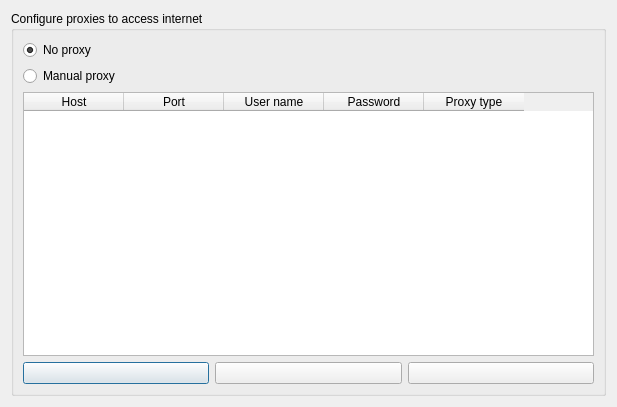
<?xml version="1.0" encoding="UTF-8"?>
<ui version="4.0">
 <class>proxy_settings</class>
 <widget class="QDialog" name="proxy_settings">
  <property name="geometry">
   <rect>
    <x>0</x>
    <y>0</y>
    <width>617</width>
    <height>407</height>
   </rect>
  </property>
  <property name="windowTitle">
   <string>Dialog</string>
  </property>
  <layout class="QGridLayout" name="gridLayout">
   <item row="0" column="0">
    <widget class="QGroupBox" name="groupBox">
     <property name="title">
      <string>Configure proxies to access internet</string>
     </property>
     <layout class="QGridLayout" name="gridLayout_2">
      <item row="3" column="0">
       <widget class="QPushButton" name="pushButtonAddProxy">
        <property name="text">
         <string/>
        </property>
        <property name="icon">
         <iconset resource="../icons.qrc">
          <normaloff>:/icons/add.png</normaloff>:/icons/add.png</iconset>
        </property>
       </widget>
      </item>
      <item row="0" column="0">
       <widget class="QRadioButton" name="radioButtonNoProxy">
        <property name="text">
         <string>No proxy</string>
        </property>
        <property name="checked">
         <bool>true</bool>
        </property>
       </widget>
      </item>
      <item row="1" column="0">
       <widget class="QRadioButton" name="radioButtonManualProxy">
        <property name="text">
         <string>Manual proxy</string>
        </property>
       </widget>
      </item>
      <item row="3" column="1">
       <widget class="QPushButton" name="pushButtonDeleteProxy">
        <property name="text">
         <string/>
        </property>
        <property name="icon">
         <iconset resource="../icons.qrc">
          <normaloff>:/icons/delete.png</normaloff>:/icons/delete.png</iconset>
        </property>
       </widget>
      </item>
      <item row="3" column="2">
       <widget class="QPushButton" name="pushButtonHelp">
        <property name="text">
         <string/>
        </property>
        <property name="icon">
         <iconset resource="../icons.qrc">
          <normaloff>:/icons/help.png</normaloff>:/icons/help.png</iconset>
        </property>
       </widget>
      </item>
      <item row="2" column="0" colspan="3">
       <widget class="QTableWidget" name="tableWidgetPoxyTable">
        <column>
         <property name="text">
          <string>Host</string>
         </property>
        </column>
        <column>
         <property name="text">
          <string>Port</string>
         </property>
        </column>
        <column>
         <property name="text">
          <string>User name</string>
         </property>
        </column>
        <column>
         <property name="text">
          <string>Password</string>
         </property>
        </column>
        <column>
         <property name="text">
          <string>Proxy type</string>
         </property>
        </column>
       </widget>
      </item>
     </layout>
    </widget>
   </item>
  </layout>
 </widget>
 <resources>
  <include location="../icons.qrc"/>
 </resources>
 <connections/>
</ui>
